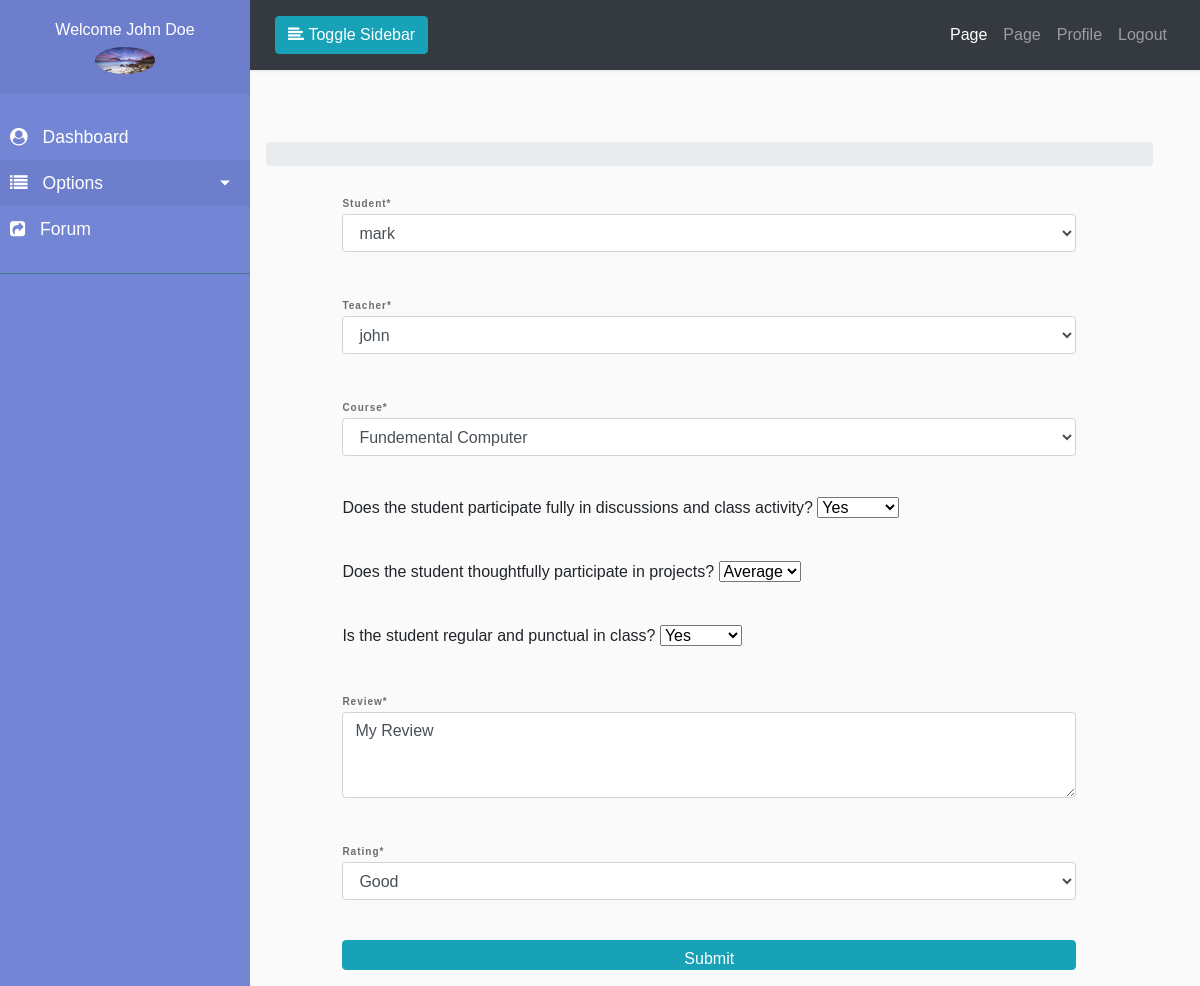
The page /course/evaluate/student/3/1/1 (signed in) on the database its author committed.
### accounts/models.py (models this page shows, shortened)
class Profile(models.Model):
    USERTYPE_CHOICES = (
        ('0', 'Teacher'),
        ('1', 'Student'),
    )
    user = models.OneToOneField(
        User, on_delete=models.CASCADE, related_name='user_profile')
    profile_pic = models.ImageField(
        upload_to="profile/%Y/%m/%d/", default="profile/default.png")
    phone_number = models.CharField(max_length=15, default='01xxxxxxxxxx')
    address = models.CharField(default='Your Address', max_length=255)
    user_type = models.CharField(max_length=10, choices=USERTYPE_CHOICES)
    email_confirmed = models.BooleanField(default=False)
    active = models.BooleanField(default=False)

class Student(models.Model):
    student = models.OneToOneField(
        User, on_delete=models.CASCADE, related_name='user_student')
    department = models.ForeignKey(
        Department, on_delete=models.CASCADE, related_name='department_student')
    faculty = models.ForeignKey(
        Faculty, on_delete=models.CASCADE, related_name='faculty_student')
    def __str__(self):
        return self.student.username

class Teacher(models.Model):
    teacher = models.OneToOneField(
        User, on_delete=models.CASCADE, related_name='user_teacher')
    department = models.ForeignKey(
        Department, on_delete=models.CASCADE, related_name='department_teacher')
    faculty = models.ForeignKey(
        Faculty, on_delete=models.CASCADE, related_name='faculty_teacher')
    def __str__(self):
        return self.teacher.username

### course/models.py (models this page shows, shortened)
class EvaluateStudent(models.Model):
    RATING = (
        ('1', 'Poor'),
        ('2', 'Average'),
        ('3', 'Good'),
        ('4', 'Very Good'),
        ('5', 'Excellent')
    )
    CHOICES = (
        ('1', 'Yes'),
        ('2', 'Average'),
        ('3', 'No')
    )
    QUESTIONS = (
        ('1', 'Does the student participate fully in discussions and class activity?'),
        ('2', 'Does the student thoughtfully participate in projects?'),
        ('3', 'Is the student regular and punctual in class?')
    )
    teacher = models.ForeignKey(
        Teacher, on_delete=models.CASCADE, related_name='teacher_evaluate')
    student = models.ForeignKey(
        Student, on_delete=models.CASCADE, related_name='student_evaluate')
    course = models.ForeignKey(
        Course, on_delete=models.CASCADE, related_name='course_evaluate')
    semester = models.ForeignKey(
        Semester, on_delete=models.CASCADE, related_name='semester_evaluate')
    question1 = models.CharField(max_length=255, choices=CHOICES, default='2')
    question2 = models.CharField(max_length=255, choices=CHOICES, default='2')
    question3 = models.CharField(max_length=255, choices=CHOICES, default='2')
    rating = models.CharField(max_length=150, choices=RATING, default='3')
    review = models.TextField(default='Review')

### course/views.py (the view, shortened to what this page needs)
# urls.py: path('evaluate/student/<int:student_id>/<int:course_id>/<int:semester_id>', views.StudentEvaluateByTeacher.as_view(),
class StudentEvaluateByTeacher(AictiveTeacherRequiredMixin, View):
    def get(self, request, *args, **kwargs):
        student_id = kwargs.get('student_id')
        course_id = kwargs.get('course_id')
        semester_id = kwargs.get('semester_id')
        student_obj = get_object_or_404(Student, student=student_id)
        teacher_obj = get_object_or_404(Teacher, teacher=request.user.id)
        course_obj = get_object_or_404(Course, id=course_id)
        evaluate_form = EvaluateForm(
            student_obj=student_obj, teacher_obj=teacher_obj, course_obj=course_obj)
        check_evaluation = EvaluateStudent.objects.filter(
            teacher=teacher_obj, student=student_obj, course=course_obj).first()
        if check_evaluation:
            evaluate_form = EvaluateForm(instance=check_evaluation)
        context = {
            'title': 'Evaluate Student',
            'evaluate_form': evaluate_form,
            'student_id': student_id,
            'course_id': course_id,
            'semester_id': semester_id
        }
        return render(request, 'accounts/teacher/evaluate_student.html', context)

### course/forms.py
class EvaluateForm(ModelForm):
    review = forms.CharField(
        widget=forms.Textarea(attrs={'rows': 3, 'cols': 40}))
    class Meta:
        model = EvaluateStudent
        fields = ('teacher', 'student', 'course',
                  'question1', 'question2', 'question3', 'review', 'rating',)
    def __init__(self, *args, **kwargs):
        student_obj = kwargs.pop('student_obj', None)
        teacher_obj = kwargs.pop('teacher_obj', None)
        course_obj = kwargs.pop('course_obj', None)
        super(EvaluateForm, self).__init__(*args, **kwargs)
        if student_obj:
            self.fields['student'].initial = student_obj
        if teacher_obj:
            self.fields['teacher'].initial = teacher_obj
        if course_obj:
            self.fields['course'].initial = course_obj
        self.fields['question1'].label = "Does the student participate fully in discussions and class activity?"
        self.fields['question2'].label = "Does the student thoughtfully participate in projects?"
        self.fields['question3'].label = "Is the student regular and punctual in class?"

### accounts/mixins.py (called while the page is built)
	def dispatch(self, request, *args, **kwargs):
		if request.user.is_authenticated and request.user.user_profile.active and request.user.user_profile.user_type=='0':
			return super().dispatch(request, *args, **kwargs)
		else:
			messages.error(request, ('Sorry You Are Not Teacher'))
			return redirect('accounts:login')

### course/models.py (called while the page is built)
    def __str__(self):
        return self.course_name

### pages/context_processor.py (called while the page is built)
def slider(request):
    all_slider = SliderImage.objects.all()
    return {'all_slider': all_slider}

### templates/accounts/teacher/evaluate_student.html (shortened to what this page needs)
{% extends "dash_base.html" %}
{% load static %}
{% load crispy_forms_tags %}
{% block sidebar %}
    {% include '../../partials/teacher/_sidebar.html' %}
{% endblock sidebar %}
{% block maincontent %}
        <div class="row">
            <div class="col-md-10 mx-auto">
                <form action="{% url 'course:evaluate_student' student_id=student_id course_id=course_id semester_id=semester_id %}" method="POST" novalidate>
                    {{evaluate_form.student|as_crispy_field}}
                    {{evaluate_form.teacher|as_crispy_field}}
                    {{evaluate_form.course|as_crispy_field}}
                    <div class="form-group">
                        {{ evaluate_form.question1.label }}
                        {{evaluate_form.question1}}
                    </div>
                    <div class="form-group">
                        {{ evaluate_form.question2.label }}
                        {{evaluate_form.question2}}
                    </div>
                    <div class="form-group">
                        {{ evaluate_form.question3.label }}
                        {{evaluate_form.question3}}
                    </div>
                    {{evaluate_form.review|as_crispy_field}}
                    {{evaluate_form.rating|as_crispy_field}}
                    <input type="submit" value="Submit" class="btn btn-info btn-block">
                </form>
            </div>
        </div>
{% endblock maincontent %}

### templates/partials/teacher/_sidebar.html (shortened to what this page needs)
{% load static %}
<nav id="sidebar">
            <div class="sidebar-header text-center">
                <h6>Welcome {{user.get_full_name}}</h6>
                <img src="{{user.user_profile.profile_pic.url}}" alt="" width="60px" class="rounded-circle text-center">
            </div>
            <ul class="list-unstyled components">
                 <li>
                    <a href="{% url 'accounts:dashboard' %}">
                        <i class="fa fa-user-circle"></i>
                        Dashboard
                    </a>
                </li>
                <li class="active">
                    <a href="#homeSubmenu" data-toggle="collapse" aria-expanded="false" class="dropdown-toggle">
                        <i class="fa fa-list"></i>
                        Options
                    </a>
                </li>
                <li>
                    <a href="{% url 'boards:home' %}">
                        <i class="fa fa-share-square"></i>
                        Forum
                    </a>
                </li>
            </ul>
            <ul class="list-unstyled CTAs">
            </ul>
        </nav>

### myproject/static/front/css/style.css (style rules this page uses)
.form-group { margin-bottom: 40px; outline: 0px; }
label { margin-bottom: 0px; }
.form-group label { font-size: 10px !important; color: #6C6C6C !important; font-weight: bold !important; letter-spacing: 1px !important; }
body { font-family: 'Poppins', sans-serif; background: #fafafa; }
a, a:hover, a:focus { color: inherit; text-decoration: none; transition: all 0.3s; }
i, span { display: inline-block; }
#sidebar { min-width: 250px; max-width: 250px; background: #7386D5; color: #fff; transition: all 0.3s; }
#sidebar ul li a { text-align: left; }
#sidebar .sidebar-header { padding: 20px; background: #6d7fcc; }
#sidebar ul.components { padding: 20px 0; border-bottom: 1px solid #47748b; }
#sidebar ul li a { padding: 10px; font-size: 1.1em; display: block; }
#sidebar ul li a i { margin-right: 10px; }
#sidebar ul li.active>a, a[aria-expanded="true"] { color: #fff; background: #6d7fcc; }
a[data-toggle="collapse"] { position: relative; }
.dropdown-toggle::after { display: block; position: absolute; top: 50%; right: 20px; transform: translateY(-50%); }
ul.CTAs { padding: 20px; }
#weather_section button, input { font-size: 1.3rem; height: 30px; }

### rows shown on the page
Student: student "mark"
Teacher: teacher "john"
EvaluateStudent: course "Fundemental Computer", question1 "Yes", question2 "Average", question3 "Yes", review "My Review", rating "Good"

### other values the page prints
{{ user.get_full_name }} "John Doe"
{{ evaluate_form.question1.label }} "Does the student participate fully in discussions and class activity?"
{{ evaluate_form.question2.label }} "Does the student thoughtfully participate in projects?"
{{ evaluate_form.question3.label }} "Is the student regular and punctual in class?"
